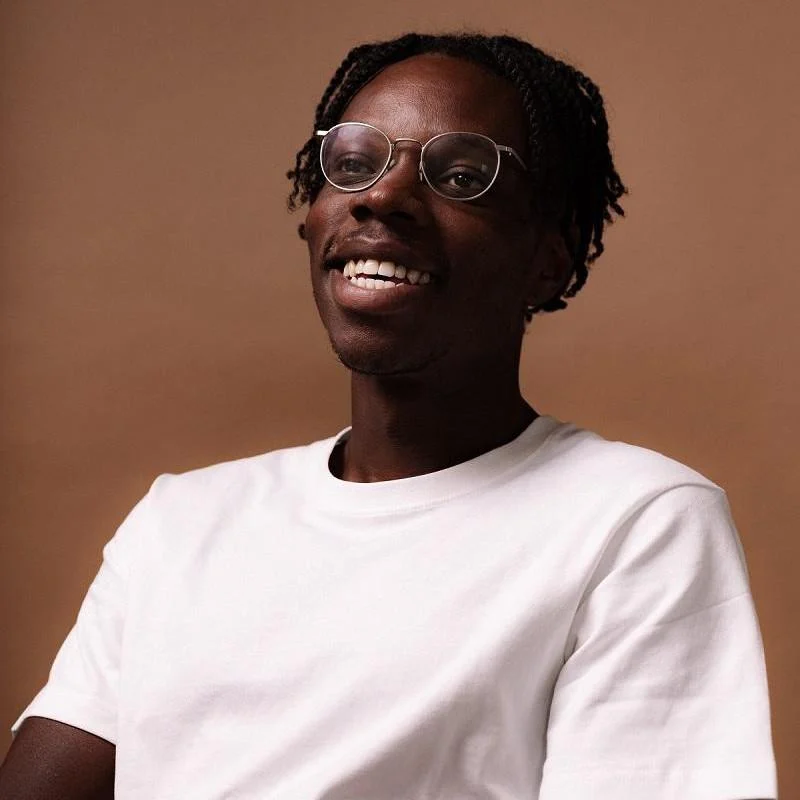
#> input picture Photos/Portrait_1.webp, 800 x 800 px, found by its file name
$ python essential_functions.py
#> lines starting #> are read from the running program, lines starting #| are printed output that depends on the picture; after the words box and inside, x2 and y2 are one past the last pixel; in counts of white or black regions, pixels touching at a corner belong together
import cv2 as cv

img = cv.imread('Photos/Portrait_1.webp')
#> img is the input picture: shape (800, 800, 3); mean B, G, R 114.1, 124.7, 153.1

# converting an image to greyscale
grey = cv.cvtColor(img, cv.COLOR_BGR2GRAY)
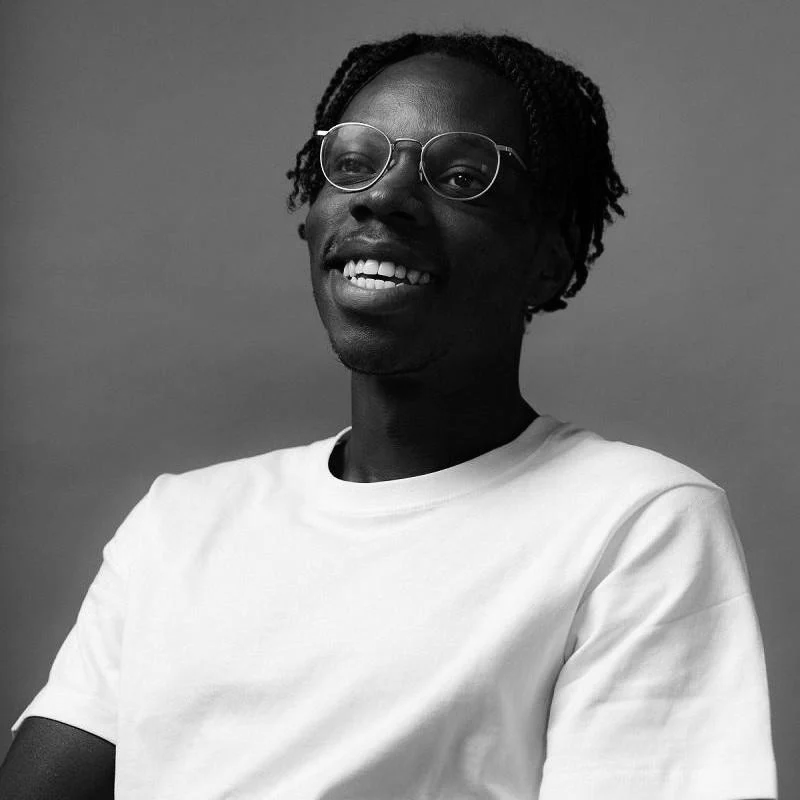
#> grey: shape (800, 800); min 0, max 255, mean 131.9


# noise/blurring
blur = cv.GaussianBlur(img, (3,3), cv.BORDER_DEFAULT)

# Edge Cascade
# cv2.canny takes a minimum and maximum threshold value to test for edges
# if a local maximum is above the max threshold, it is sure to be an edge
canny = cv.Canny(img, 125, 175)
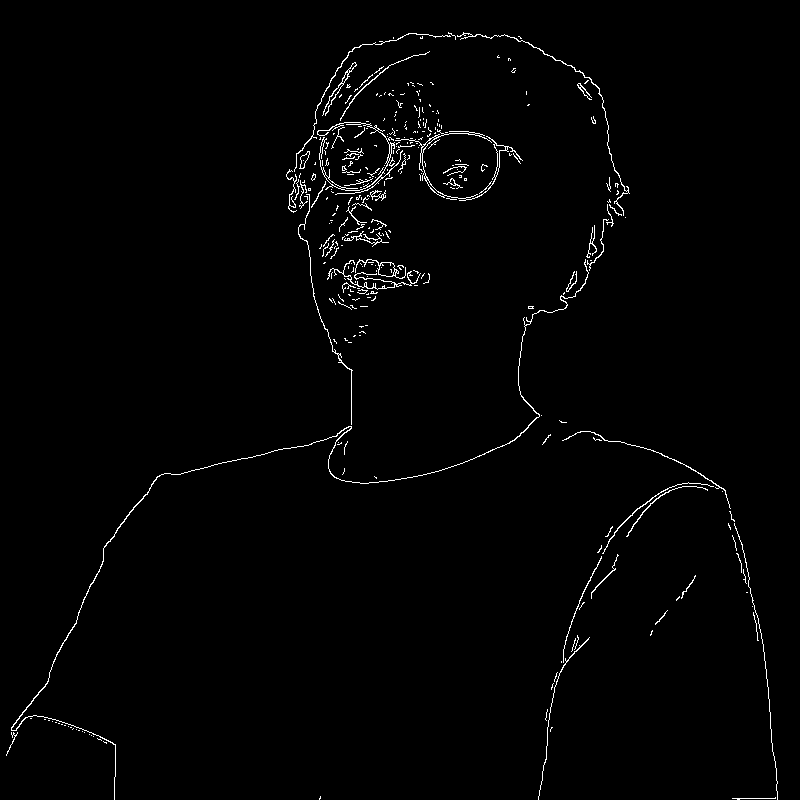
#> canny: shape (800, 800); 1.3% white in thin lines or dots
cv.imshow('Canny edges', canny)

# Dilating the image
dilated = cv.dilate(canny, (3,3), iterations=3)
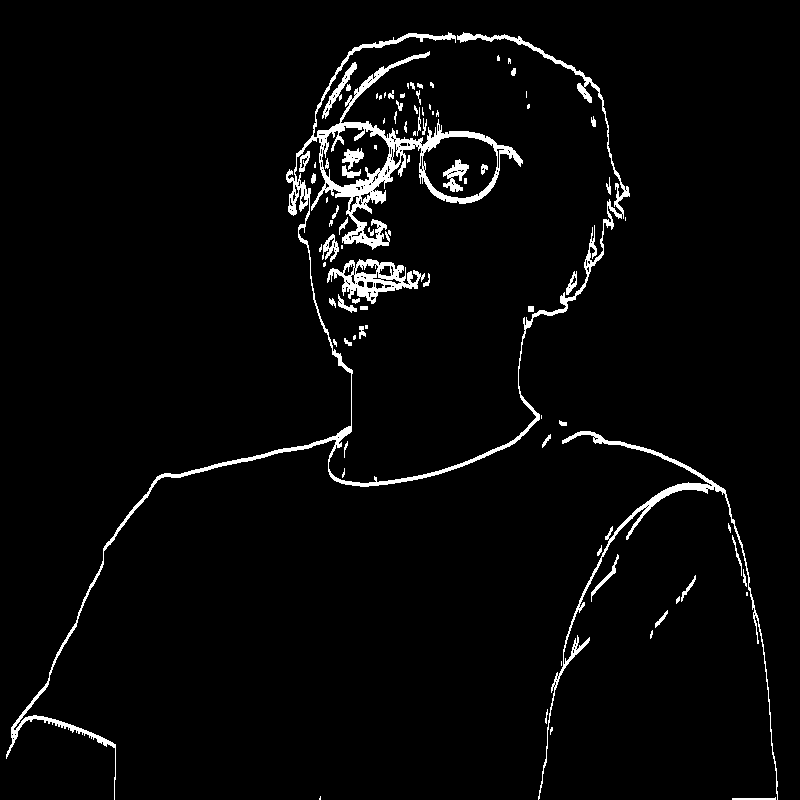
#> dilated: shape (800, 800); 3.4% white; 88 white regions (37 under 20 px), largest, box (x1, y1, x2, y2) and area: (6, 32, 630, 800) 13071, (538, 431, 778, 800) 2906, (327, 259, 425, 304) 1703
cv.imshow('Dilated img', dilated)

# Eroding an image
eroded = cv.erode(dilated, (3,3), iterations=3)
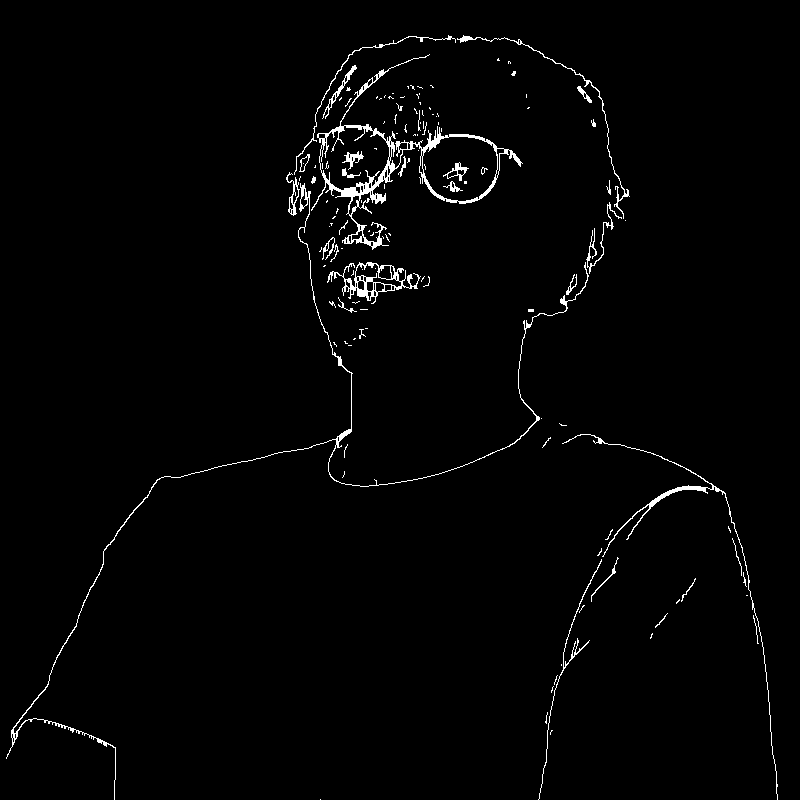
#> eroded: shape (800, 800); 1.7% white in thin lines or dots
cv.imshow('Eroded img', eroded)

# Cropping an image can be performed with basic array slicing

cv.waitKey(0)

$ run again, with Photos/portrait_2.jpg saved as Photos/Portrait_1.webp
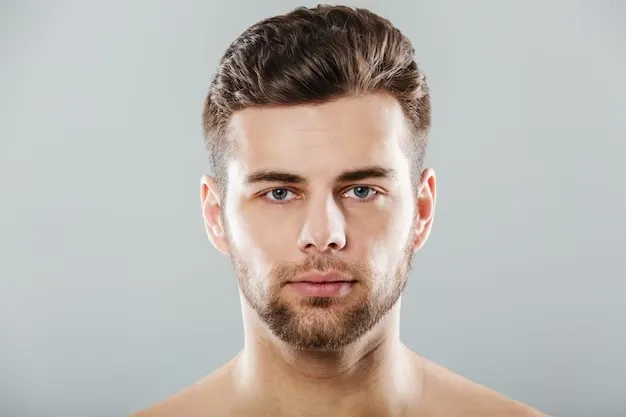
#> input picture Photos/portrait_2.jpg, 626 x 417 px, found by its file name
#> img is the input picture: shape (417, 626, 3); mean B, G, R 176.1, 181.1, 186.7
#> `canny = cv.Canny(img, 125, 175)`:
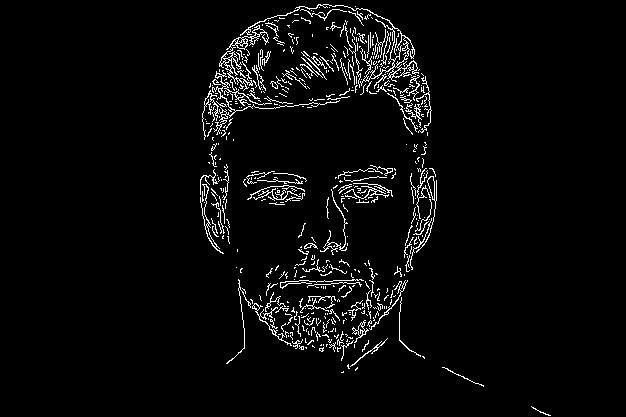
#> canny: shape (417, 626); 3.7% white in thin lines or dots, all inside (x1, y1, x2, y2) = (200, 4, 551, 416)
#> dilated: shape (417, 626); 8.9% white; 66 white regions (30 under 20 px), largest, box (x1, y1, x2, y2) and area: (202, 4, 432, 143) 9206, (226, 260, 421, 367) 3670, (279, 237, 364, 301) 1463
#> `eroded = cv.erode(dilated, (3,3), iterations=3)`:
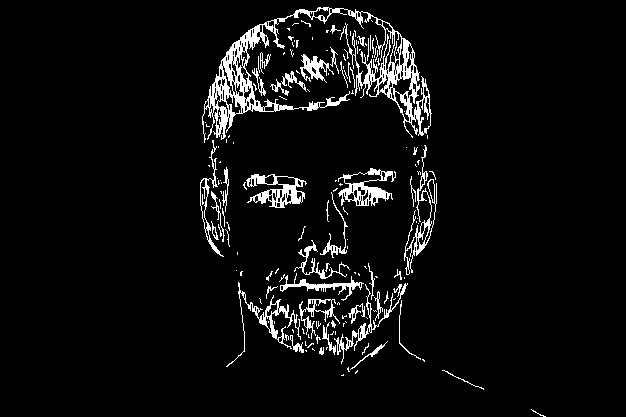
#> eroded: shape (417, 626); 5.4% white; 162 white regions (117 under 20 px), largest, box (x1, y1, x2, y2) and area: (202, 7, 432, 143) 5635, (246, 174, 307, 208) 847, (338, 168, 396, 206) 836

$ run again, with Photos/portrait_3.jpg saved as Photos/Portrait_1.webp
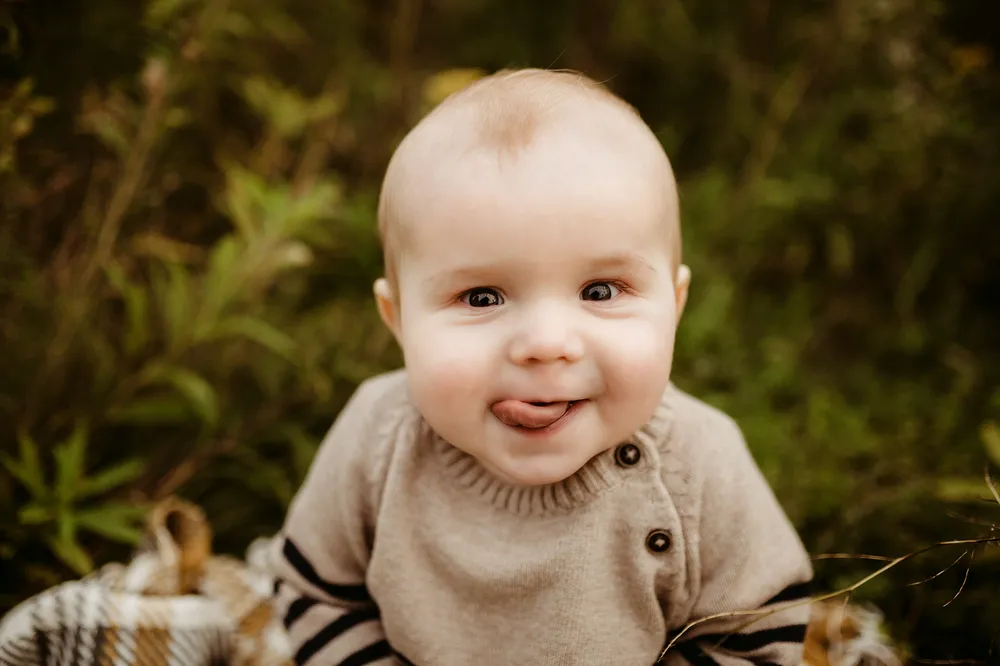
#> input picture Photos/portrait_3.jpg, 1000 x 666 px, shrunk from 2000 x 1333 before the run, found by its file name
#> img is the input picture: shape (666, 1000, 3); mean B, G, R 52.2, 83.1, 99.9
#> `canny = cv.Canny(img, 125, 175)`:
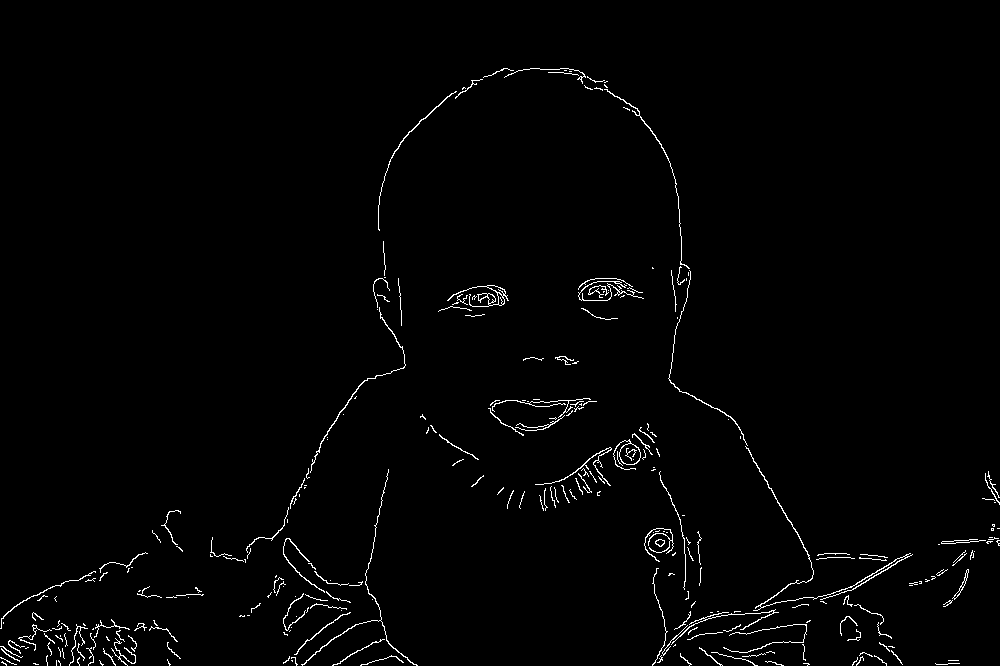
#> canny: shape (666, 1000); 1.5% white in thin lines or dots, all inside (x1, y1, x2, y2) = (0, 68, 1000, 666)
#> dilated: shape (666, 1000); 3.9% white; 114 white regions (16 under 20 px), largest, box (x1, y1, x2, y2) and area: (587, 76, 913, 666) 5634, (488, 398, 597, 439) 1388, (378, 68, 586, 234) 1225
#> `eroded = cv.erode(dilated, (3,3), iterations=3)`:
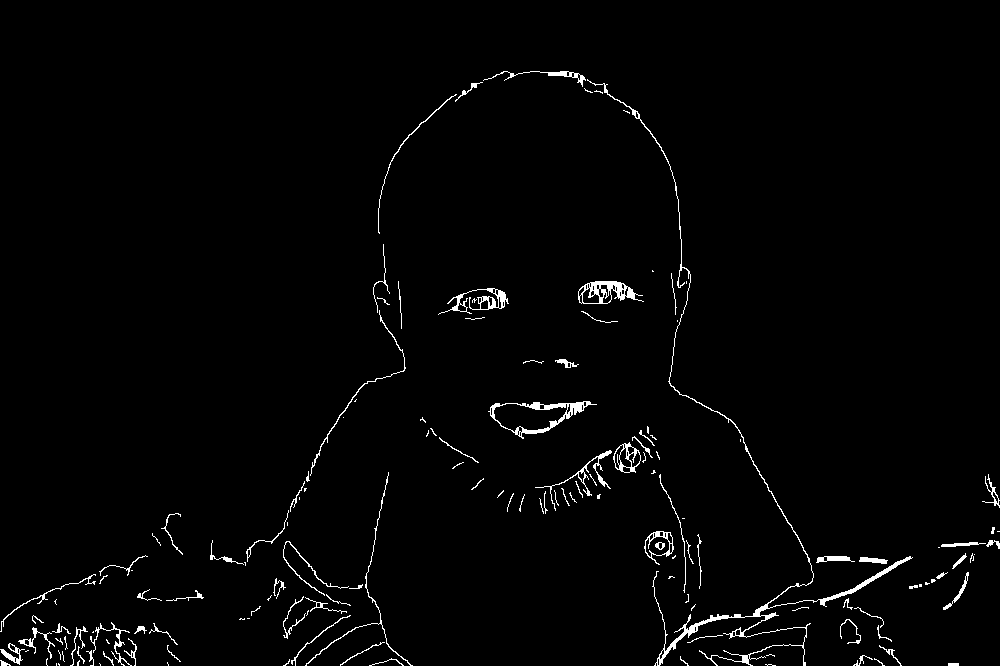
#> eroded: shape (666, 1000); 1.8% white in thin lines or dots, all inside (x1, y1, x2, y2) = (0, 71, 1000, 666)
